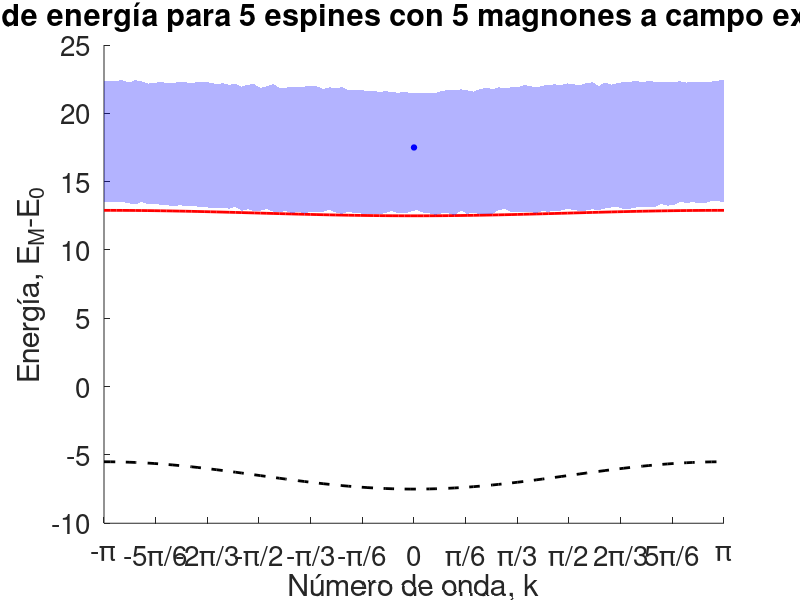

The MATLAB source for this figure:
% -*- coding: utf-8 -*-
% -*- babel: spanish -*-

% -------------------------------------------------------------------------
% Creado el 03/07/2025
% @author: José Ángel Terrero Fernández
% -------------------------------------------------------------------------

%% Script para representar el continuo de M-magnones, el estado ligado 
%% y la dispersión de un solo magnón con campo externo magnético aplicado.
% -------------------------------------------------------------------------
% Este script calcula y grafica el espectro de energía de una cadena de 
% espines bajo un campo magnético externo B, J=hbar=1, incluyendo:
%   1. Dispersión de un solo magnón.
%   2. Estado ligado de M magnones (solución tipo cuerda de Bethe).
%   3. Continuo de energía en límite termodinámico.
%   4. Soluciones de las ecuaciones de Bethe para M=2.
% Estados discretos para cadenas finitas para M>2. 
% -------------------------------------------------------------------------

clear; close all; clc;

%% Parámetros del sistema
N = input('Número de espines (N): ');
M = input('Número de magnones (M): ');
B = input('Intensidad del campo magnético aplicado (B): ');

%% 1. Dispersión de un solo magnón (M>=1)
% -------------------------------------------------------------------------
% Energía de un solo magnón (M=1): E_1 = 1 - cos(k) - B*(N/2 - 1).
% -------------------------------------------------------------------------
Kvec = linspace(-pi, pi, 100); % K ∈ [-π, π]

if M >= 1
    E_1 = 1 - cos(Kvec) - B*(N/2 - 1);
end

%% 2. Estado ligado (M>=2)
% -------------------------------------------------------------------------
% Los estados ligados tienen energía por debajo del continuo.
% Para el modelo XXX, la energía del estado ligado es: 
% E_bound = (1/M)(1 - cos(K)) - B*(N/2 - M).
% -------------------------------------------------------------------------
if M >= 2
    E_bound = (1/M)*(1 - cos(Kvec)) - B*(N/2 - M);
end

%% 3. Continuo de energía para M magnones
% -------------------------------------------------------------------------
% Para M=2, en el límite termodinámico, el continuo va desde:
% E_min = 2(1 - cos(K/2))- B*(N/2 - M), a 
% E_max = 2(1 + cos(K/2))- B*(N/2 - M).
% -------------------------------------------------------------------------
if M==2
    E_min_th = 2 * (1 - cos(Kvec/2)) -B*(N/2 - M);
    E_max_th = 2 * (1 + cos(Kvec/2)) -B*(N/2 - M);

% -------------------------------------------------------------------------
% En el límite termodinámico, el espectro forma un continuo entre energías 
% mínima y máxima, pero no hay una expresión explícita. Se muestrean 
% configuraciones aleatorias de momentos para estimar el continuo si M>2.
% -------------------------------------------------------------------------    
elseif M > 2
    fprintf('Calculando continuo con muestreo aleatorio para M = %d...\n',M);
    N_samples = 5000; % Número de configuraciones aleatorias por K

    E_M_min = zeros(size(Kvec));
    E_M_max = zeros(size(Kvec));
    
    for idx = 1:length(Kvec)
        K = Kvec(idx);
        % Genera M-1 momentos aleatorios (distribución uniforme en [-π, π]).
        rand_momenta = -pi + 2*pi*rand(N_samples, M-1);
         % Calcula el M-ésimo momento para conservar K = sum(k_i).
        k_last = K - sum(rand_momenta, 2);
        % Ajusta k_last al rango [-π, π] (periodicidad).
        k_last = mod(k_last + pi, 2*pi) - pi;
        % Energía total de la configuración (Hamiltoniano XXX con campo B):
        % E = sum_{j=1}^M (1 - cos(k_j)) - B*(N/2 - M).
        E_tot = sum(1 - cos(rand_momenta), 2) + ...
            (1 - cos(k_last)) - B*(N/2 - M);
        % Registra mínimos y máximos para el continuo.
        E_M_min(idx) = min(E_tot);
        E_M_max(idx) = max(E_tot);
    end
end

%% 4. Estados discretos para cadena finita.
% -------------------------------------------------------------------------
% Para cadenas finitas con N espines y M=2, se resuelven las
% ecuaciones de Bethe.
% -------------------------------------------------------------------------
if M == 2
    fprintf('Resolviendo ecuaciones de Bethe para M=2...\n');
    m = 0:(N-1);
    [m1, m2] = meshgrid(m, m);
    idx = m1 < m2;
    m1 = m1(idx);
    m2 = m2(idx);
    total_pairs = length(m1);
    
    K_scatt = zeros(total_pairs, 1);
    E_scatt = zeros(total_pairs, 1);
    valid_solution = false(total_pairs, 1);
    
    max_iter = 200;
    tol = 1e-10;
    
    for p = 1:total_pairs
        % Inicializar momentos
        k0 = [2*pi*m1(p)/N; 2*pi*m2(p)/N];
        
        % Evitar singularidades
        if any(k0 == 0)
            k0(k0 == 0) = 1e-8;
        end
        
        % Función para calcular las soluciones a las ecuaciones de Bethe.
        bethe_residuals = @(k) [
            N*k(1) - 2*pi*m1(p) - 2*acot(0.5*(cot(k(1)/2) - cot(k(2)/2)));
            N*k(2) - 2*pi*m2(p) + 2*acot(0.5*(cot(k(1)/2) - cot(k(2)/2)))
        ];
        
        options = optimset('Display','off', 'TolFun', tol, ...
            'MaxIter', max_iter);
        try
            [ksol, ~, exitflag] = fsolve(bethe_residuals, k0, options);
            if exitflag > 0 && all(isreal(ksol))
                K_total = sum(ksol);
                K_total = mod(K_total + pi, 2*pi) - pi;
                E_total = sum(1 - cos(ksol)) - B*(N/2 - 2);
                
                K_scatt(p) = K_total;
                E_scatt(p) = E_total;
                valid_solution(p) = true;
            end
        catch
            continue;
        end
    end
    
    % Filtrar soluciones válidas
    K_scatt = K_scatt(valid_solution);
    E_scatt = E_scatt(valid_solution);

% -------------------------------------------------------------------------
% Para cadenas finitas con N espines, si M>2, los momentos permitidos son:
% k_n = 2πn/N, donde n = -floor(N/2), ..., ceil(N/2)-1 (periodicidad).
% -------------------------------------------------------------------------
elseif M >= 2
    n_vals = -floor(N/2):(ceil(N/2)-1); % Índices cuánticos
    k_allowed = 2*pi*n_vals/N; % Momentos permitidos
    num_allowed = length(k_allowed);
    combos = nchoosek(1:num_allowed, M);  % Todas las combinaciones de 
                                          % M momentos
    ncomb = size(combos, 1);
    % Manejo computacional: Si hay demasiadas combinaciones, se muestrean:
    max_combos = 1e7; % Umbral para muestreo aleatorio
    if ncomb > max_combos
        fprintf(['El número de combinaciones (%d) es muy alto. ' ...
        'Se muestrearán aleatoriamente 1000000 estados.\n'], ncomb);
        num_samples_finite = min(1000000, ncomb);
        idx_rand = randperm(ncomb, num_samples_finite);
        combos = combos(idx_rand, :);
        ncomb = num_samples_finite;
    end
    % Calcular momentos totales (K) y energías (E) para cada combinación.
    K_finite = zeros(ncomb, 1);
    E_finite = zeros(ncomb, 1);
    for i = 1:ncomb
        k_set = k_allowed(combos(i, :)); % Seleccionar M momentos
        K_tot = sum(k_set); % Momento total
        % Ajustar K_tot al rango [-π, π] (periodicidad)
        K_tot = mod(K_tot + pi, 2*pi) - pi;
        % Calcular energía de la configuración
        E_tot = sum(1 - cos(k_set)) - B*(N/2 - M);
        K_finite(i) = K_tot;
        E_finite(i) = E_tot;
    end
end

%% Graficar resultados
figure; hold on;

% Dispersión de un magnón (línea negra discontinua)
if M >= 1
    plot(Kvec, E_1, 'k--', 'LineWidth', 2);
end

% Estado ligado (curva roja)
if M >= 2
    plot(Kvec, E_bound, 'r-', 'LineWidth', 2);
end

% Continuo de energía (área sombreada en azul)
if M == 2
    fill([Kvec, fliplr(Kvec)], [E_min_th, E_max_th], 'b', ...
        'FaceAlpha', 0.3, 'EdgeColor', 'none');
elseif M > 2
    fill([Kvec, fliplr(Kvec)], [E_M_min, fliplr(E_M_max)], 'b', ...
        'FaceAlpha', 0.3, 'EdgeColor', 'none');
end

% Estados discretos para cadena finita (puntos azules)
if M==2
    plot(K_scatt,E_scatt,'bo','MarkerFaceColor','b','MarkerSize',4);
elseif M >= 2
    plot(K_finite,E_finite,'bo','MarkerFaceColor','b', 'MarkerSize',4);
end

% Configuración del gráfico
xlabel('Número de onda, k', 'FontSize', 22);
ylabel('Energía, E_{M}-E_{0}', 'FontSize', 22);
title(sprintf(['Espectro de energía para %d espines con %d magnones ' ...
    'a campo externo B = %d'], N, M, B), 'FontSize', 24);
grid off;
xlim([-pi, pi]);
xticks(-pi:pi/6:pi); 
xticklabels({'-\pi', '-5\pi/6', '-2\pi/3', '-\pi/2', '-\pi/3', '-\pi/6', ...
    '0', '\pi/6', '\pi/3', '\pi/2', '2\pi/3', '5\pi/6', '\pi'}); 
set(gca, 'FontSize', 20);
hold off;
